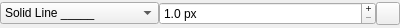
<?xml version="1.0" encoding="UTF-8"?>
<ui version="4.0">
 <class>Penpicker</class>
 <widget class="QWidget" name="Penpicker">
  <property name="geometry">
   <rect>
    <x>0</x>
    <y>0</y>
    <width>400</width>
    <height>28</height>
   </rect>
  </property>
  <property name="windowTitle">
   <string>Form</string>
  </property>
  <layout class="QGridLayout" name="gridLayout">
   <property name="leftMargin">
    <number>0</number>
   </property>
   <property name="topMargin">
    <number>0</number>
   </property>
   <property name="rightMargin">
    <number>0</number>
   </property>
   <property name="bottomMargin">
    <number>0</number>
   </property>
   <property name="spacing">
    <number>0</number>
   </property>
   <item row="0" column="0">
    <layout class="QHBoxLayout" name="horizontalLayout">
     <item>
      <widget class="QComboBox" name="Style">
       <property name="sizePolicy">
        <sizepolicy hsizetype="Fixed" vsizetype="Fixed">
         <horstretch>0</horstretch>
         <verstretch>0</verstretch>
        </sizepolicy>
       </property>
       <item>
        <property name="text">
         <string>Solid Line _____</string>
        </property>
       </item>
       <item>
        <property name="text">
         <string>No Pen</string>
        </property>
       </item>
       <item>
        <property name="text">
         <string>Dash Line -----</string>
        </property>
       </item>
       <item>
        <property name="text">
         <string>Dot Line ......</string>
        </property>
       </item>
       <item>
        <property name="text">
         <string>Dash Dot Line ._._._</string>
        </property>
       </item>
       <item>
        <property name="text">
         <string>Dash Dot Dot Line .._.._</string>
        </property>
       </item>
      </widget>
     </item>
     <item>
      <widget class="QDoubleSpinBox" name="Width">
       <property name="sizePolicy">
        <sizepolicy hsizetype="Expanding" vsizetype="Fixed">
         <horstretch>0</horstretch>
         <verstretch>0</verstretch>
        </sizepolicy>
       </property>
       <property name="wrapping">
        <bool>false</bool>
       </property>
       <property name="frame">
        <bool>true</bool>
       </property>
       <property name="buttonSymbols">
        <enum>QAbstractSpinBox::ButtonSymbols::PlusMinus</enum>
       </property>
       <property name="accelerated">
        <bool>false</bool>
       </property>
       <property name="showGroupSeparator" stdset="0">
        <bool>false</bool>
       </property>
       <property name="prefix">
        <string/>
       </property>
       <property name="suffix">
        <string> px</string>
       </property>
       <property name="decimals">
        <number>1</number>
       </property>
       <property name="minimum">
        <double>1.000000000000000</double>
       </property>
       <property name="singleStep">
        <double>0.500000000000000</double>
       </property>
      </widget>
     </item>
     <item>
      <widget class="ColorPicker" name="Color">
       <property name="text">
        <string/>
       </property>
      </widget>
     </item>
    </layout>
   </item>
  </layout>
 </widget>
 <customwidgets>
  <customwidget>
   <class>ColorPicker</class>
   <extends>QToolButton</extends>
   <header>RWESharpWidgets.h</header>
  </customwidget>
 </customwidgets>
 <resources/>
 <connections/>
</ui>
